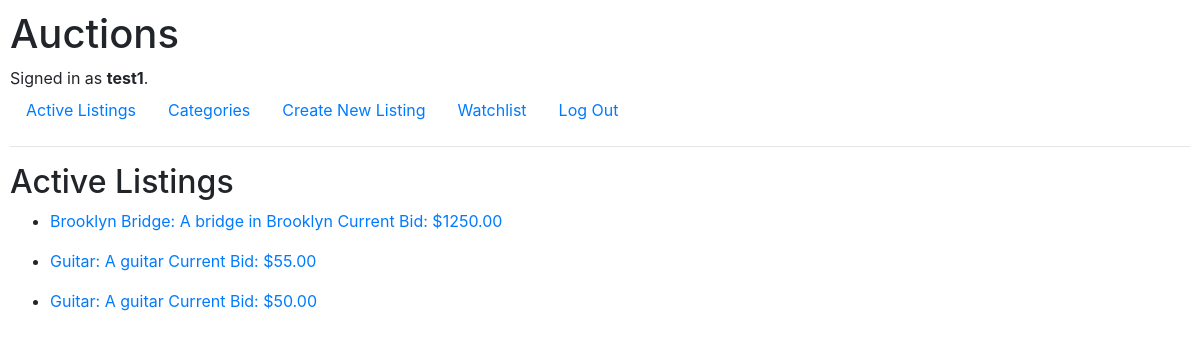
Screenshot of / (signed in) with the database file from the repository.
### auctions/models.py (models this page shows)
class User(AbstractUser):
    pass

class Listing(models.Model):
    title = models.CharField(max_length=64)
    description = models.CharField(max_length=512)
    starting_bid = models.DecimalField(max_digits=8, decimal_places=2)
    category = models.CharField(max_length=64, blank=True, null=True)
    current_bid = models.DecimalField(max_digits=8, decimal_places=2, blank=True, null=True)
    active = models.BooleanField(blank=True, null=True, default=True)
    lister = models.ForeignKey(User, on_delete=models.CASCADE, related_name='listed_items', blank=True, null=True, default=None)
    winner = models.ForeignKey(User, on_delete=models.CASCADE, related_name='won_items', blank=True, null=True, default=None)
    watcher = models.ManyToManyField(User, blank=True, related_name='watched_items')
    def __str__(self):
        return f'{self.title}: {self.description}\nCurrent Bid: ${self.current_bid}'

### auctions/views.py (the view)
# urls.py: path("", views.index, name="index"),
def index(request):
    listings = Listing.objects.all()
    return render(request, "auctions/index.html", get_index_view_context(listings))

### auctions/views.py (called while the page is built)
def get_index_view_context(listings, sub_index=None):
    return {
        'listings': listings,
        'sub_index': sub_index
    }

### auctions/templates/auctions/index.html
{% extends "auctions/layout.html" %}
{% block body %}
<h2>Active {% if sub_index %}{{ sub_index }}{% endif %} Listings</h2>
    {% for listing in listings %}
        <ul>
            {% if listing.active %}
                <li>
                    <a href = "{% url 'listing_view' listing.id %}">
                        {{ listing }}
                    </a>
                </li>
            {% endif %}
        </ul>
    {% empty %}
        No Listings
    {% endfor %}
{% endblock %}

### auctions/templates/auctions/layout.html (shortened to what this page needs)
{% load static %}
<!DOCTYPE html>
<html lang="en">
    <head>
        <link rel="stylesheet" href="https://stackpath.bootstrapcdn.com/bootstrap/4.4.1/css/bootstrap.min.css">
        <link href="{% static 'auctions/styles.css' %}" rel="stylesheet">
    </head>
    <body>
        <h1>Auctions</h1>
        <div>
            {% if user.is_authenticated %}
                Signed in as <strong>{{ user.username }}</strong>.
            {% else %}
                Not signed in.
            {% endif %}
        </div>
        <ul class="nav">
            <li class="nav-item">
                <a class="nav-link" href="{% url 'index' %}">Active Listings</a>
            </li>
            <li class="nav-item">
                <a class="nav-link" href="{% url 'categories_view' %}">Categories</a>
            </li>
            {% if user.is_authenticated %}
                <li class="nav-item">
                    <a class="nav-link" href="{% url 'create' %}">Create New Listing</a>
                </li>
                <li class="nav-item">
                    <a class="nav-link" href="{% url 'watchlist_view' user.id %}">Watchlist</a>
                </li>
                <li class="nav-item">
                    <a class="nav-link" href="{% url 'logout' %}">Log Out</a>
                </li>
            {% endif %}
        </ul>
        <hr>
        {% block body %}
        {% endblock %}
    </body>
</html>

### auctions/static/auctions/styles.css (style rules this page uses)
body { padding: 10px; }

### rows the page displays
User: username "test1"
Listing: title+description+current_bid "Brooklyn Bridge: A bridge in Brooklyn Current Bid: $1250.00"
Listing: title+description+current_bid "Guitar: A guitar Current Bid: $55.00"
Listing: title+description+current_bid "Guitar: A guitar Current Bid: $50.00"
